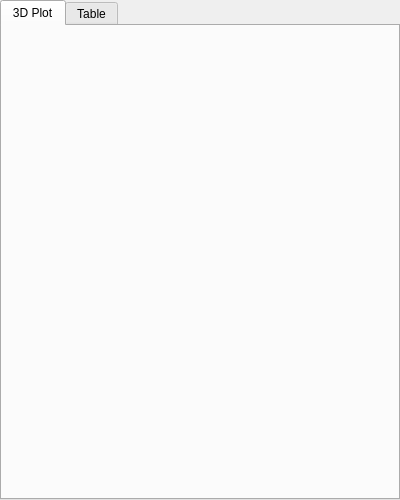
<?xml version="1.0" encoding="UTF-8"?>
<ui version="4.0">
 <class>Histogram2D</class>
 <widget class="QFrame" name="Histogram2D">
  <property name="geometry">
   <rect>
    <x>0</x>
    <y>0</y>
    <width>400</width>
    <height>500</height>
   </rect>
  </property>
  <property name="sizePolicy">
   <sizepolicy hsizetype="Preferred" vsizetype="Minimum">
    <horstretch>0</horstretch>
    <verstretch>0</verstretch>
   </sizepolicy>
  </property>
  <property name="minimumSize">
   <size>
    <width>0</width>
    <height>500</height>
   </size>
  </property>
  <property name="windowTitle">
   <string>Frame</string>
  </property>
  <layout class="QGridLayout" name="gridLayout">
   <property name="leftMargin">
    <number>0</number>
   </property>
   <property name="topMargin">
    <number>0</number>
   </property>
   <property name="rightMargin">
    <number>0</number>
   </property>
   <property name="bottomMargin">
    <number>0</number>
   </property>
   <property name="spacing">
    <number>0</number>
   </property>
   <item row="0" column="0" rowspan="2">
    <widget class="QFrame" name="histFrame">
     <property name="frameShape">
      <enum>QFrame::NoFrame</enum>
     </property>
     <property name="frameShadow">
      <enum>QFrame::Raised</enum>
     </property>
     <layout class="QVBoxLayout" name="verticalLayout_3">
      <property name="spacing">
       <number>0</number>
      </property>
      <property name="leftMargin">
       <number>0</number>
      </property>
      <property name="topMargin">
       <number>0</number>
      </property>
      <property name="rightMargin">
       <number>0</number>
      </property>
      <property name="bottomMargin">
       <number>0</number>
      </property>
     </layout>
    </widget>
   </item>
   <item row="0" column="1">
    <widget class="QTabWidget" name="tabWidget">
     <property name="currentIndex">
      <number>0</number>
     </property>
     <property name="elideMode">
      <enum>Qt::ElideNone</enum>
     </property>
     <widget class="QWidget" name="plotView">
      <property name="autoFillBackground">
       <bool>false</bool>
      </property>
      <attribute name="title">
       <string>3D Plot</string>
      </attribute>
      <layout class="QHBoxLayout" name="horizontalLayout">
       <property name="spacing">
        <number>0</number>
       </property>
       <property name="leftMargin">
        <number>0</number>
       </property>
       <property name="topMargin">
        <number>0</number>
       </property>
       <property name="rightMargin">
        <number>0</number>
       </property>
       <property name="bottomMargin">
        <number>0</number>
       </property>
       <item>
        <layout class="QVBoxLayout" name="histlayout">
         <property name="spacing">
          <number>0</number>
         </property>
        </layout>
       </item>
      </layout>
     </widget>
     <widget class="QWidget" name="tableView">
      <attribute name="title">
       <string>Table</string>
      </attribute>
      <layout class="QVBoxLayout" name="verticalLayout">
       <property name="spacing">
        <number>0</number>
       </property>
       <property name="leftMargin">
        <number>0</number>
       </property>
       <property name="topMargin">
        <number>0</number>
       </property>
       <property name="rightMargin">
        <number>0</number>
       </property>
       <property name="bottomMargin">
        <number>0</number>
       </property>
       <item>
        <widget class="QFrame" name="tableFrame">
         <property name="frameShape">
          <enum>QFrame::NoFrame</enum>
         </property>
         <property name="frameShadow">
          <enum>QFrame::Raised</enum>
         </property>
         <layout class="QHBoxLayout" name="horizontalLayout_2">
          <property name="spacing">
           <number>0</number>
          </property>
          <property name="leftMargin">
           <number>0</number>
          </property>
          <property name="topMargin">
           <number>0</number>
          </property>
          <property name="rightMargin">
           <number>0</number>
          </property>
          <property name="bottomMargin">
           <number>0</number>
          </property>
          <item>
           <widget class="QTableWidget" name="tableWidget">
            <property name="mouseTracking">
             <bool>true</bool>
            </property>
            <property name="acceptDrops">
             <bool>true</bool>
            </property>
            <property name="frameShape">
             <enum>QFrame::NoFrame</enum>
            </property>
            <property name="editTriggers">
             <set>QAbstractItemView::NoEditTriggers</set>
            </property>
            <property name="dragEnabled">
             <bool>true</bool>
            </property>
            <property name="dragDropMode">
             <enum>QAbstractItemView::DragDrop</enum>
            </property>
            <property name="defaultDropAction">
             <enum>Qt::ActionMask</enum>
            </property>
            <property name="selectionMode">
             <enum>QAbstractItemView::ContiguousSelection</enum>
            </property>
            <property name="selectionBehavior">
             <enum>QAbstractItemView::SelectRows</enum>
            </property>
           </widget>
          </item>
          <item>
           <widget class="QGroupBox" name="groupBox">
            <property name="title">
             <string>Rows moving mode</string>
            </property>
            <layout class="QGridLayout" name="gridLayout_2">
             <item row="5" column="0">
              <widget class="QLabel" name="label_2">
               <property name="text">
                <string/>
               </property>
               <property name="pixmap">
                <pixmap resource="../images.qrc">:/Resources/information.png</pixmap>
               </property>
              </widget>
             </item>
             <item row="6" column="0" colspan="2">
              <spacer name="verticalSpacer">
               <property name="orientation">
                <enum>Qt::Vertical</enum>
               </property>
               <property name="sizeHint" stdset="0">
                <size>
                 <width>20</width>
                 <height>40</height>
                </size>
               </property>
              </spacer>
             </item>
             <item row="5" column="1">
              <widget class="QLabel" name="label">
               <property name="text">
                <string>Drag&amp;drop rows in the table</string>
               </property>
               <property name="textFormat">
                <enum>Qt::AutoText</enum>
               </property>
               <property name="scaledContents">
                <bool>false</bool>
               </property>
               <property name="wordWrap">
                <bool>true</bool>
               </property>
              </widget>
             </item>
             <item row="1" column="0" colspan="2">
              <widget class="QRadioButton" name="safeModeBox">
               <property name="text">
                <string>Safe &amp;move</string>
               </property>
               <property name="checked">
                <bool>false</bool>
               </property>
              </widget>
             </item>
             <item row="0" column="0" colspan="2">
              <widget class="QRadioButton" name="freeMoveBox">
               <property name="text">
                <string>&amp;Free move</string>
               </property>
               <property name="checked">
                <bool>true</bool>
               </property>
              </widget>
             </item>
             <item row="2" column="0" colspan="2">
              <widget class="QRadioButton" name="autoBox">
               <property name="text">
                <string>Automat&amp;ic</string>
               </property>
              </widget>
             </item>
             <item row="4" column="0" colspan="2">
              <widget class="Line" name="line">
               <property name="orientation">
                <enum>Qt::Horizontal</enum>
               </property>
              </widget>
             </item>
            </layout>
           </widget>
          </item>
         </layout>
        </widget>
       </item>
      </layout>
     </widget>
    </widget>
   </item>
  </layout>
  <action name="actionmerge_action">
   <property name="text">
    <string>merge action</string>
   </property>
  </action>
 </widget>
 <resources>
  <include location="../images.qrc"/>
 </resources>
 <connections/>
</ui>
